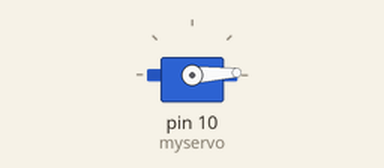
Recording of a sketch running on a simulated Arduino Uno, built with avr-gcc and run on an emulated ATmega328P. Parts: servo.

Above: at 0.05 s.
At 0.65 s:
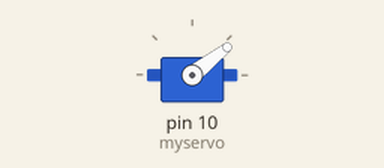
At 1.0 s:
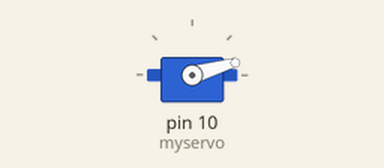
Timing chart, 0 to 3.0 s (numbered marks = the images above):
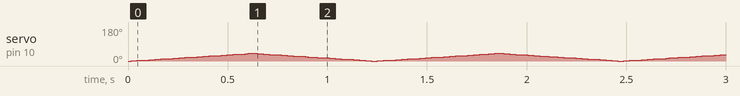

The sketch:

servo.ino
```cpp
#include <Servo.h>

Servo myservo;  // create servo object to control a servo

int pos = 0;    // variable to store the servo position

void setup() {
  myservo.attach(10);  // attaches the servo on pin 9 to the servo object
}

void loop() {
    myservo.write(0);

  for (pos = 0; pos <= 40; pos += 1) {
    myservo.write(pos);
    delay(15);
  }
  for (pos = 40; pos >= 0; pos -= 1) {
    myservo.write(pos);
    delay(15);
  }
}
```
